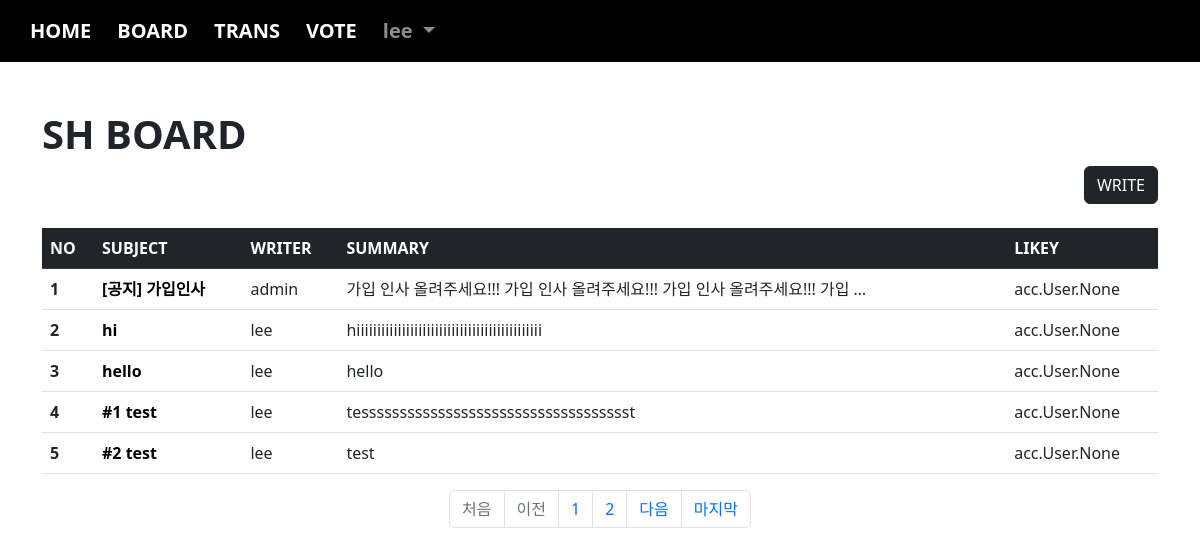
The page /board/index/ (signed in) on the database its author committed.
### acc/models.py (models this page shows, shortened)
class User(AbstractUser):
    comment = models.TextField(blank=True)
    point = models.IntegerField(default=0)
    pic = models.ImageField(upload_to="user/%y") # %m 월  %d 일

### board/models.py (models this page shows, shortened)
class Board(models.Model):
    subject = models.CharField(max_length=100)
    writer = models.ForeignKey(User, on_delete=models.CASCADE, related_name="writer")
    content = models.TextField()
    likey = models.ManyToManyField(User, blank=True, related_name="likey")
    pubdate = models.DateTimeField()

### board/views.py (the view)
# urls.py: path('index/', views.index, name="index"),
def index(request):
    if request.user.is_anonymous:
        return redirect("acc:login")
    page = request.GET.get("page", 1)
    b = Board.objects.all()
    pag = Paginator(b, 5)
    obj = pag.get_page(page)
    context = {
        "bset" : obj
    }
    return render(request, "board/index.html", context)

### templates/board/index.html (shortened to what this page needs)
{% extends 'base.html' %}
{% load mathfilters %}
{% block con %}
    <h1><b>SH BOARD</b></h1>
    <div class="text-end">
        <a class="btn btn-dark" href="{% url 'board:create' %}">WRITE</a>
    </div>
    <table class="table table-hover mt-4">
        <thead>
            <tr class="table-dark">
                <th scope="col">NO</th>
                <th scope="col">SUBJECT</th>
                <th scope="col">WRITER</th>
                <th scope="col">SUMMARY</th>
                <th scope="col">LIKEY</th>
            </tr>
        </thead>
        <tbody>
            {% for i in bset %}
                <tr>
                    <th scope="row">{{ forloop.counter }}</th>
                    <td><a href="{% url 'board:detail' i.id %}" class="sub">{{ i.subject }}</a></td>
                    <td>{{ i.writer }}</td>
                    <td>{{ i.content|truncatewords:10 }}</td>
                    <td>{{ i.likey }}</td>
                </tr>
            {% empty %}
                <tr class="text-center">
                    <th colspan="5"><h4>첫번째 게시글을 작성해주세요 💦</h4></th>
                </tr>
            {% endfor %}
        </tbody>
    </table>
    <nav aria-label="Page navigation example">
        <ul class="pagination justify-content-center">
            {% if bset.has_previous %}
                <li class="page-item">
                    <a class="page-link" href="{% url 'board:index' %}?page=1">처음</a>
                </li>
                <li class="page-item">
                    <a class="page-link" href="{% url 'board:index' %}?page={{ bset.previous_page_number }}">이전</a>
                </li>
            {% else %}
                <li class="page-item disabled"><a class="page-link" href="#">처음</a></li>
                <li class="page-item disabled"><a class="page-link" href="#">이전</a></li>
            {% endif %}
            {% for i in bset.paginator.page_range %}
                {% if i >= bset.number|sub:3 and bset.number|add:3 >= i %}
                    <li class="page-item"><a class="page-link" href="{% url 'board:index' %}?page={{ i }}" {% if bset.number == i %}active{% endif %}>{{ i }}</a></li>
                {% endif %}
            {% endfor %}
            {% if bset.has_next %}
                <li class="page-item">
                    <a class="page-link" href="{% url 'board:index' %}?page={{ bset.next_page_number }}">다음</a>
                </li>
                <li class="page-item">
                    <a class="page-link" href="{% url 'board:index' %}?page={{ bset.paginator.num_pages }}">마지막</a>
                </li>
            {% else %}
                <li class="page-item disabled"><a class="page-link" href="#">다음</a></li>
                <li class="page-item disabled"><a class="page-link" href="#">마지막</a></li>
            {% endif %}
        </ul>
    </nav>
{% endblock %}

### templates/base.html (shortened to what this page needs)
<!doctype html>
<html lang="en">
    <head>
        <link href="https://cdn.jsdelivr.net/npm/bootstrap@5.2.2/dist/css/bootstrap.min.css" rel="stylesheet">
    </head>
    <body>
        {% if user.is_authenticated %}
            <nav class="navbar navbar-expand-lg navbar-dark" style="background-color: rgb(0, 0, 0);">
                <div class="container-fluid">
                    <div class="collapse navbar-collapse" id="navbarSupportedContent">
                        <ul class="navbar-nav me-auto mb-2 mb-lg-0">
                            <li class="nav-item">
                                <a class="nav-link active" aria-current="page" href="{% url 'acc:index' %}">HOME</a>
                            </li>
                            <li class="nav-item">
                                <a class="nav-link active" aria-current="page" href="{% url 'board:index' %}">BOARD</a>
                            </li>
                            <li class="nav-item">
                                <a class="nav-link active" aria-current="page" href="{% url 'board:index' %}">TRANS</a>
                            </li>
                            <li class="nav-item">
                                <a class="nav-link active" aria-current="page" href="{% url 'vote:index' %}">VOTE</a>
                            </li>
                            <li class="nav-item dropdown">
                                <a class="nav-link dropdown-toggle" href="#" role="button" data-bs-toggle="dropdown" aria-expanded="false">
                                    {{ user }}
                                </a>
                            </li>
                        </ul>
                    </div>
                </div>
            </nav>
        {% endif %}
        <div class="container mt-5 mb-5">
            {% block con %}
            {% endblock %}
        </div>
    </body>
</html>

### templates/board/index.html (style rules this page uses)
.sub { text-decoration: none; color: black; font-weight: bold; }

### templates/base.html (style rules this page uses)
.nav-item { font-size: 20px; font-weight: bold; margin-left: 10px; }

### rows shown on the page
User: username "lee"
Board: subject "[공지] 가입인사", writer "admin", content "가입 인사 올려주세요!!! 가입 인사 올려주세요!!! 가입 인사 올려주세요!!! 가입 …", likey "acc.User.None"
Board: subject "hi", writer "lee", content "hiiiiiiiiiiiiiiiiiiiiiiiiiiiiiiiiiiiiiiiiiiiii", likey "acc.User.None"
Board: subject "hello", writer "lee", content "hello", likey "acc.User.None"
Board: subject "#1 test", writer "lee", content "tessssssssssssssssssssssssssssssssssst", likey "acc.User.None"
Board: subject "#2 test", writer "lee", content "test", likey "acc.User.None"

### other values the page prints
{{ i }} "1" "2"
